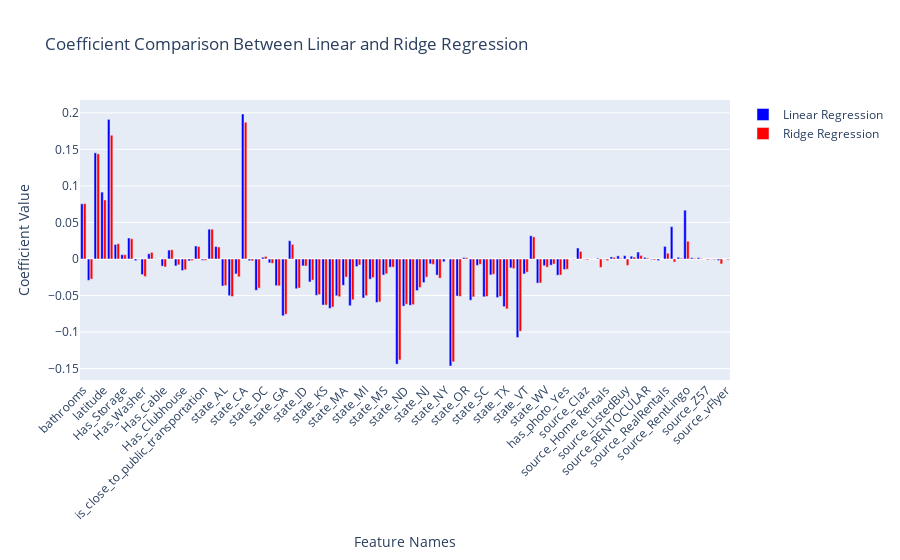

Notebook code cell kept with this figure:
### Code cell
import plotly.graph_objects as go

fig = go.Figure()
fig.add_trace(go.Bar(
    x=feature_names,
    y=linear_coefficients,
    name='Linear Regression',
    marker_color='blue'
))
fig.add_trace(go.Bar(
    x=feature_names,
    y=ridge_coefficients,
    name='Ridge Regression',
    marker_color='red'
))

# Customizing the layout
fig.update_layout(
    title='Coefficient Comparison Between Linear and Ridge Regression',
    xaxis_tickangle=-45,
    xaxis_title='Feature Names',
    yaxis_title='Coefficient Value',
    barmode='group',
    bargap=0.15, 
    bargroupgap=0.1
)

fig.show()

### Figure 1 — Plotly figure (JSON) as saved in the notebook; plotly's stock layout.template omitted (floating-point values rounded to 4 significant figures)
{"data": [{"marker": {"color": "blue"}, "name": "Linear Regression", "type": "bar", "x": ["bathrooms", "bedrooms", "square_feet", "latitude", "longitude", "Has_Parking", "Has_Storage", "Has_Gym", "Has_Pool", "Has_Washer", "Has_Dryer", "Has_Patio", "Has_Cable", "Has_Wood_Floors", "Has_Dishwasher", "Has_Clubhouse", "is_Fully_remodeled", "is_brand_new", "is_close_to_public_transportation", "is_luxurious", "is_downtown", "state_AL", "state_AR", "state_AZ", "state_CA", "state_CO", "state_CT", "state_DC", "state_DE", "state_FL", "state_GA", "state_HI", "state_IA", "state_ID", "state_IL", "state_IN", "state_KS", "state_KY", "state_LA", "state_MA", "state_MD", "state_ME", "state_MI", "state_MN", "state_MO", "state_MS", "state_MT", "state_NC", "state_ND", "state_NE", "state_NH", "state_NJ", "state_NM", "state_NV", "state_NY", "state_OH", "state_OK", "state_OR", "state_PA", "state_RI", "state_SC", "state_SD", "state_TN", "state_TX", "state_UT", "state_VA", "state_VT", "state_WA", "state_WI", "state_WV", "state_WY", "has_photo_Thumbnail", "has_photo_Yes", "source_Apartable", "source_BostonApartments", "source_Claz", "source_FreeAdsTime", "source_GoSection8", "source_Home Rentals", "source_HousesForRent", "source_Listanza", "source_ListedBuy", "source_Nest Seekers", "source_RENTCafé", "source_RENTOCULAR", "source_Real Estate Agent", "source_Real Estate Shows", "source_RealRentals", "source_RentDigs.com", "source_RentFeeder", "source_RentLingo", "source_Seattle Rentals", "source_SpreadMyAd", "source_Z57", "source_rentbits", "source_tenantcloud", "source_vFlyer"], "y": [0.07547, -0.02914, 0.1453, 0.09155, 0.1911, 0.01985, 0.005929, 0.02872, -0.002259, -0.02138, 0.007191, 0.0003368, -0.009727, 0.01226, -0.009484, -0.0157, -0.002623, 0.01785, -0.001684, 0.0408, 0.01708, -0.03699, -0.05022, -0.02045, 0.1985, -0.002329, -0.04278, 0.002361, -0.005348, -0.03654, -0.07774, 0.02503, -0.04069, -0.009418, -0.03142, -0.04973, -0.063, -0.06757, -0.05027, -0.03597, -0.06398, -0.01037, -0.05341, -0.02763, -0.05951, -0.02197, -0.01119, -0.1439, -0.06448, -0.06337, -0.04327, -0.03229, -0.00667, -0.02206, -0.003804, -0.1464, -0.05061, 0.002038, -0.05639, -0.008709, -0.05176, -0.02176, -0.05281, -0.06527, -0.01211, -0.1075, -0.02041, 0.03179, -0.03298, -0.009173, -0.008458, -0.02217, -0.01432, 8.317e-05, 0.01504, -0.0003467, 0.000128, 0.001066, -0.000529, 0.002875, 0.004311, 0.004554, 0.003862, 0.009546, 0.002189, -0.000789, -0.002144, 0.01723, 0.04425, 0.002355, 0.0668, 0.001742, 0.001866, 0, -0.0003687, -0.001998, -1.575e-05]}, {"marker": {"color": "red"}, "name": "Ridge Regression", "type": "bar", "x": ["bathrooms", "bedrooms", "square_feet", "latitude", "longitude", "Has_Parking", "Has_Storage", "Has_Gym", "Has_Pool", "Has_Washer", "Has_Dryer", "Has_Patio", "Has_Cable", "Has_Wood_Floors", "Has_Dishwasher", "Has_Clubhouse", "is_Fully_remodeled", "is_brand_new", "is_close_to_public_transportation", "is_luxurious", "is_downtown", "state_AL", "state_AR", "state_AZ", "state_CA", "state_CO", "state_CT", "state_DC", "state_DE", "state_FL", "state_GA", "state_HI", "state_IA", "state_ID", "state_IL", "state_IN", "state_KS", "state_KY", "state_LA", "state_MA", "state_MD", "state_ME", "state_MI", "state_MN", "state_MO", "state_MS", "state_MT", "state_NC", "state_ND", "state_NE", "state_NH", "state_NJ", "state_NM", "state_NV", "state_NY", "state_OH", "state_OK", "state_OR", "state_PA", "state_RI", "state_SC", "state_SD", "state_TN", "state_TX", "state_UT", "state_VA", "state_VT", "state_WA", "state_WI", "state_WV", "state_WY", "has_photo_Thumbnail", "has_photo_Yes", "source_Apartable", "source_BostonApartments", "source_Claz", "source_FreeAdsTime", "source_GoSection8", "source_Home Rentals", "source_HousesForRent", "source_Listanza", "source_ListedBuy", "source_Nest Seekers", "source_RENTCafé", "source_RENTOCULAR", "source_Real Estate Agent", "source_Real Estate Shows", "source_RealRentals", "source_RentDigs.com", "source_RentFeeder", "source_RentLingo", "source_Seattle Rentals", "source_SpreadMyAd", "source_Z57", "source_rentbits", "source_tenantcloud", "source_vFlyer"], "y": [0.07578, -0.02747, 0.1439, 0.08081, 0.1694, 0.02099, 0.00584, 0.02771, -0.0006735, -0.02402, 0.009072, -0.0002607, -0.01086, 0.01259, -0.007972, -0.01469, -0.002123, 0.01711, -0.001786, 0.04074, 0.01645, -0.03634, -0.0513, -0.02439, 0.1871, -0.00252, -0.03989, 0.003547, -0.005914, -0.03674, -0.07562, 0.02002, -0.03973, -0.009636, -0.02886, -0.04868, -0.06307, -0.06578, -0.05163, -0.02479, -0.05577, -0.008261, -0.05018, -0.02555, -0.05865, -0.02023, -0.01114, -0.1382, -0.06182, -0.06249, -0.03898, -0.02482, -0.007413, -0.02625, -0.0002163, -0.1407, -0.05108, 0.001687, -0.0519, -0.00715, -0.05127, -0.02087, -0.05112, -0.06829, -0.0131, -0.09884, -0.01801, 0.03027, -0.03285, -0.01123, -0.006896, -0.02199, -0.01398, -0.0005762, 0.01033, -0.001236, 0, -0.01149, -0.002171, 0.002231, 0.0009973, -0.00881, 0.002678, 0.004937, 0.001266, -0.001397, 0, 0.007977, -0.004179, 0.001023, 0.02437, 0.0008936, 0.0005611, -0.001197, -0.000886, -0.00676, -0.001051]}], "layout": {"autosize": true, "bargap": 0.15, "bargroupgap": 0.1, "barmode": "group", "title": {"text": "Coefficient Comparison Between Linear and Ridge Regression"}, "xaxis": {"autorange": true, "range": [-0.5, 96.5], "tickangle": -45, "title": {"text": "Feature Names"}, "type": "category"}, "yaxis": {"autorange": true, "range": [-0.1656, 0.2176], "title": {"text": "Coefficient Value"}, "type": "linear"}}}
